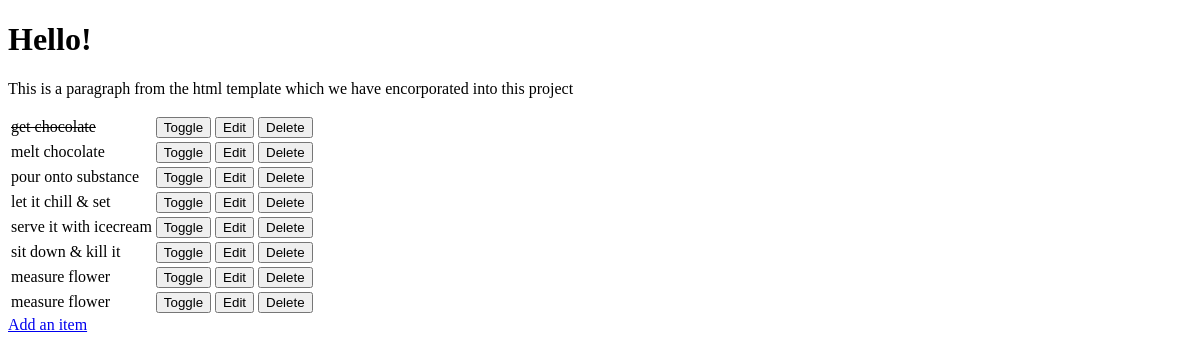
The app's page /, older data.
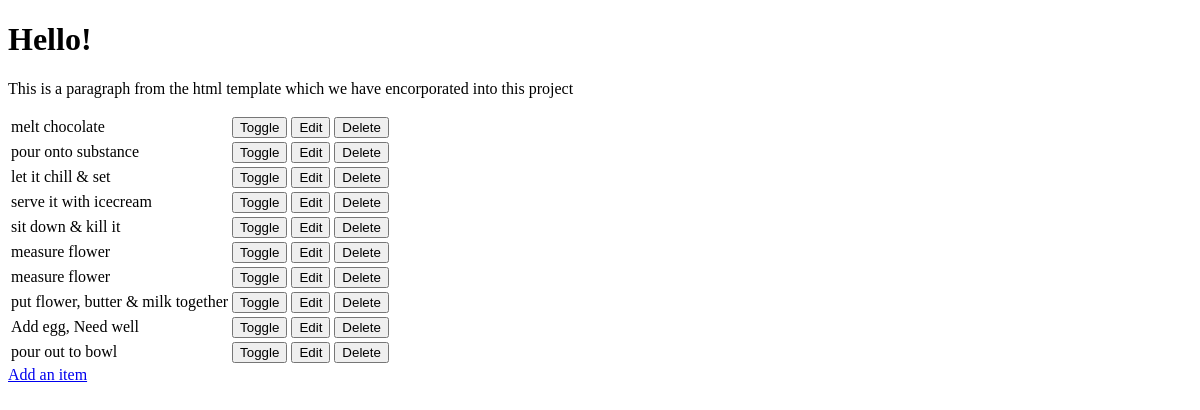
The same page, newer data.
### recipe/models.py (models this page shows, shortened)
class item(models.Model):
    name = models.CharField(max_length=50, null=False, blank=False)
    done = models.BooleanField(null=False, blank=False, default=False)

### recipe/views.py (the view)
# urls.py: path('', views.show_recipe_list, name="recipe_list"),   # This is our home page that will display automatically.
def show_recipe_list(request):
    items = item.objects.all()
    context = {
        'items': items
    }
    return render(request, 'recipe/recipe_list.html', context)

### recipe/templates/recipe/recipe_list.html (shortened to what this page needs)
<!DOCTYPE html>
<html lang="en">
<head>
</head>
<body>
    <h1>Hello!</h1>
    <p>This is a paragraph from the html template which we have encorporated into this project</p>
    <table>
        {% for item in items %}
            <tr>
                {% if item.done %}
                    <td><strike>{{ item.name }}</strike></td>
                {% else %}
                    <td>{{ item.name }}</td>
                {% endif %}
                <td>
                    <a href="/toggle/{{ item.id }}">
                        <button>Toggle</button>
                    </a>
                </td>
                <td>
                    <a href="/edit/{{ item.id }}">
                        <button>Edit</button>
                    </a>
                </td>
                <td>
                    <a href="/delete/{{ item.id }}">
                        <button>Delete</button>
                    </a>
                </td>
            </tr>
        {% empty %}
            <tr><td>you have nothing to do.</td></tr>
        {% endfor %}
    </table>
        <a href="/add">Add an item</a>
</body>
</html>

Row changes from the older to the newer data that the page shows:
removed item: name "get chocolate"
added item: name "put flower, butter & milk together"
added item: name "Add egg, Need well"
added item: name "pour out to bowl"
